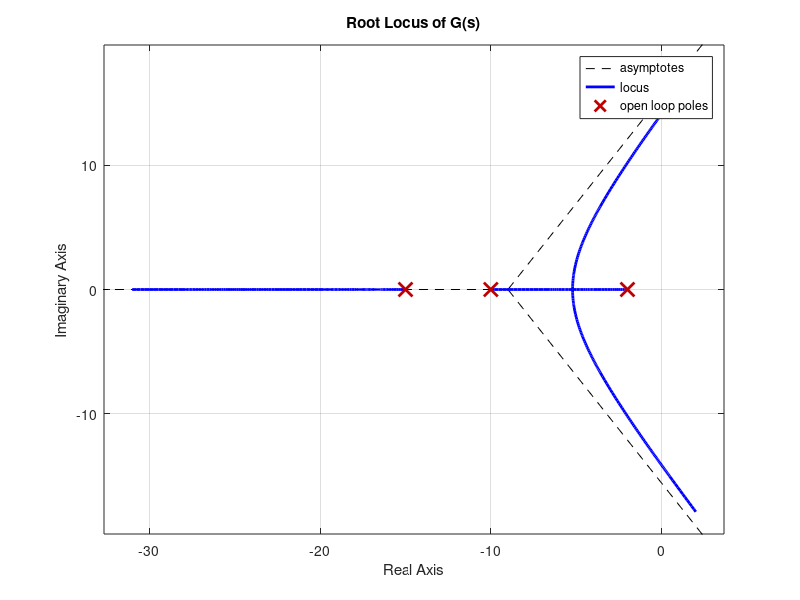

Here is the MATLAB script that generated this plot: (Note: this script raises an error after producing the figure.)
clc;
clear;
close all;

%% Task 1: Root Locus Plot
disp('--- Root Locus ---');
num = 1;
den = conv(conv([1 2],[1 10]),[1 15]);
G = tf(num, den);
figure;
rlocus(G);
title('Root Locus of G(s)');
grid on;

%% Task 2: Desired Pole and Gain Calculation
disp('--- Desired Pole & Gain ---');
OS_percent = 7;
OS = OS_percent/100;
Ts = 0.9434;

zeta = -log(OS) / sqrt(pi^2 + (log(OS))^2);
wn = 4 / (zeta * Ts);
sigma = zeta * wn;
wd = wn * sqrt(1 - zeta^2);
desired_pole = -sigma + 1j*wd;

fprintf('Damping ratio: %.4f\n', zeta);
fprintf('Natural frequency: %.4f rad/s\n', wn);
fprintf('Desired dominant pole: %.4f %+ .4fj\n', real(desired_pole), imag(desired_pole));

G_at_s = evalfr(G, desired_pole);
K = abs(-1 / G_at_s);
fprintf('Calculated gain K: %.4f\n', K);

%% Task 3: PI Controller Design
disp('--- PI Controller Design ---');
Ts_uncomp = 0.9434;
Ts_comp = 1.05 * Ts_uncomp;
fprintf('Target compensated settling time: %.4f sec\n', Ts_comp);

Kp = 0.01;
Ki = 0.1;
fprintf('Designed PI controller gains: Kp = %.4f, Ki = %.4f\n', Kp, Ki);

%% Task 4: Step Response for both systems
disp('--- Step Responses ---');
G_open = K * G;
sys_uncomp = feedback(G_open, 1);
figure;
step(sys_uncomp);
title('Uncompensated System Step Response');
grid on;

Gc = tf([Kp Ki], [1 0]);
G_comp_open = series(Gc, G_open);
sys_comp = feedback(G_comp_open, 1);
figure;
step(sys_comp);
title('Compensated System Step Response');
grid on;

figure;
step(sys_uncomp, sys_comp);
title('Comparison: Uncompensated vs Compensated');
legend('Uncompensated','Compensated');
grid on;
